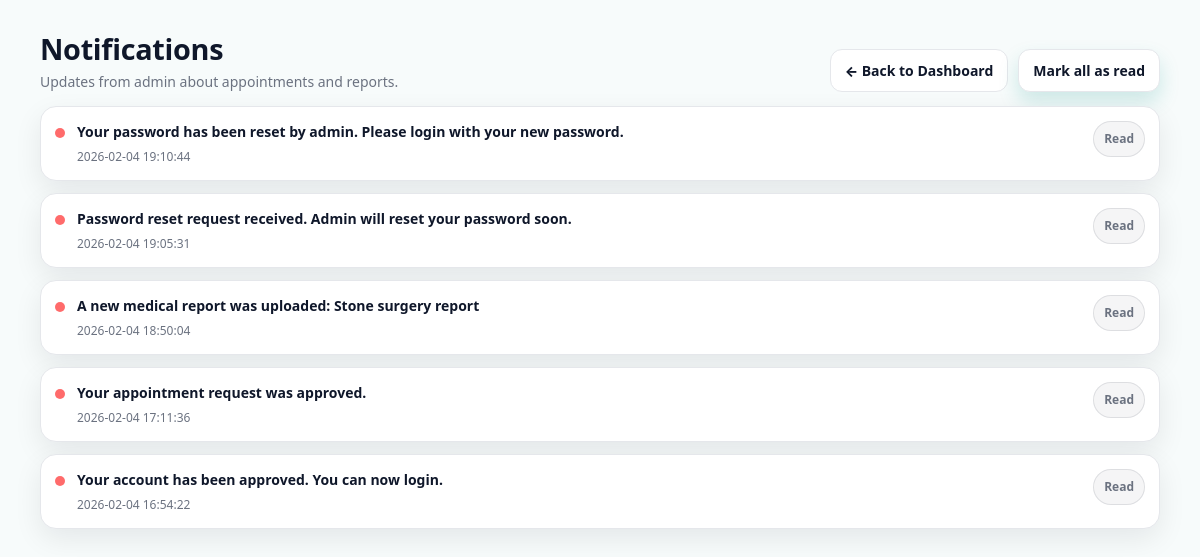
The app's page /patient/notifications.php (signed in) with its own data.
### tables this page shows
CREATE TABLE `notifications` (
  `id` int(11) NOT NULL,
  `user_id` int(11) NOT NULL,
  `message` varchar(255) NOT NULL,
  `is_read` tinyint(1) NOT NULL DEFAULT 0,
  `created_at` timestamp NOT NULL DEFAULT current_timestamp()
);

### patient/notifications.php (the view, shortened to what this page needs)
<?php
require_once __DIR__ . "/../config/db.php";
$uid = (int)$_SESSION["user_id"];
$stmt = $conn->prepare("
  SELECT id, message, is_read, created_at
  FROM notifications
  WHERE user_id=?
  ORDER BY created_at DESC
");
$stmt->bind_param("i", $uid);
$stmt->execute();
$notes = $stmt->get_result();
?>
<!doctype html>
<html lang="en">
<head>
  <link rel="stylesheet" href="../assests/app.css">
</head>
<body>
<main class="container noti-page">
  <header class="noti-topbar">
    <div>
      <h1 class="noti-title">Notifications</h1>
      <p class="noti-subtitle">Updates from admin about appointments and reports.</p>
    </div>
    <div class="noti-actions">
      <a class="btn btn-ghost" href="dashboard.php">← Back to Dashboard</a>
      <a class="btn btn-primary" href="?read_all=1">Mark all as read</a>
    </div>
  </header>
  <?php if ($notes->num_rows === 0): ?>
    <div class="noti-empty">
      <div class="noti-empty-ico" aria-hidden="true">📭</div>
      <div>
        <h3 style="margin:0 0 4px;">No notifications</h3>
        <p class="muted" style="margin:0;">You’ll see updates here when something changes.</p>
      </div>
    </div>
  <?php else: ?>
    <section class="noti-list" aria-label="Notifications list">
      <?php while($n = $notes->fetch_assoc()): ?>
        <?php $isUnread = ((int)$n["is_read"] === 0); ?>
        <article class="noti-card <?php echo $isUnread ? "is-unread" : ""; ?>">
          <div class="noti-row">
            <div class="noti-dot" aria-hidden="true"></div>
            <div class="noti-body">
              <div class="noti-msg">
                <?php echo htmlspecialchars($n["message"]); ?>
              </div>
              <div class="noti-time">
                <?php echo htmlspecialchars($n["created_at"]); ?>
              </div>
            </div>
            <?php if ($isUnread): ?>
              <a class="btn btn-ghost btn-sm" href="?read=<?php echo (int)$n["id"]; ?>">Mark as read</a>
            <?php else: ?>
              <span class="noti-read">Read</span>
            <?php endif; ?>
          </div>
        </article>
      <?php endwhile; ?>
    </section>
  <?php endif; ?>
</main>
</body>
</html>

### assests/app.css (style rules this page uses)
* { box-sizing: border-box; }
html, body { height: 100%; }
body { margin:0; font-family: ui-sans-serif, system-ui, -apple-system, "Segoe UI", Roboto, Arial, "Noto Sans", "Apple Color Emoji","Segoe UI Emoji"; background: #f7fbfb; color:#0f172a; line-height:1.5; }
a { text-decoration:none; color:inherit; }
:root { --teal:#0d9488; --teal-700:#0f766e; --teal-light:#ccfbf1; --coral:#ff6b6b; --coral-light:#ffe4e4; --white:#ffffff; --border:#e5e7eb; --text:#0f172a; --muted:#6b7280; --radius:16px; --shadow:0 10px 28px rgba(2,6,23,0.08); --container: 1120px; --s-1: 6px; --s-2: 10px; --s-3: 14px; --s-4: 18px; --s-5: 24px; --s-6: 34px; }
.container { max-width: var(--container); margin: 0 auto; padding: 0 18px; }
.btn { display:inline-flex; align-items:center; justify-content:center; gap: 8px; padding: 10px 16px; border-radius: 12px; font-size: 14px; font-weight: 800; transition: transform .15s ease, background .15s ease, border-color .15s ease; border: 1px solid transparent; white-space: nowrap; }
.btn-primary { background: var(--teal); color: white; box-shadow: 0 10px 20px rgba(13,148,136,.18); }
.btn-ghost { background: white; border: 1px solid var(--border); color: var(--teal-700); }
h1 { margin: 12px 0 8px; font-size: clamp(26px, 3.2vw, 42px); line-height: 1.12; letter-spacing: -0.02em; }
p { margin: 0; color: var(--muted); }
.container { padding-top: 20px; padding-bottom: 40px; }
a.btn { display:inline-flex; align-items:center; justify-content:center; gap: 8px; padding: 10px 14px; border-radius: 12px; border: 1px solid var(--border); background: white; font-weight: 800; font-size: 14px; color: var(--text); transition: transform .15s ease, background .15s ease, border-color .15s ease; }
.noti-page { padding: clamp(18px, 3.2vw, 32px) 0 50px; }
.noti-topbar { display:flex; justify-content:space-between; align-items:flex-end; flex-wrap:wrap; gap: 12px; margin-bottom: 14px; }
.noti-title { margin: 0 0 6px; font-size: clamp(20px, 2.4vw, 30px); line-height: 1.15; letter-spacing: -0.01em; }
.noti-subtitle { margin: 0; color: var(--muted); font-size: 14px; }
.noti-actions { display:flex; gap: 10px; flex-wrap:wrap; }
.noti-list { display:grid; gap: 12px; }
.noti-card { background: white; border: 1px solid var(--border); border-radius: var(--radius); box-shadow: var(--shadow); padding: 14px; }
.noti-row { display:flex; align-items:flex-start; gap: 12px; }
.noti-dot { width: 10px; height: 10px; border-radius: 999px; background: var(--coral); margin-top: 7px; flex: 0 0 auto; }
.noti-body { flex: 1 1 auto; min-width: 0; }
.noti-msg { font-weight: 800; font-size: 14px; color: var(--text); word-wrap: break-word; }
.noti-time { margin-top: 6px; color: var(--muted); font-size: 12px; }
.noti-read { color: var(--muted); font-weight: 900; font-size: 12px; padding: 8px 10px; border-radius: 999px; border: 1px solid rgba(15,23,42,.10); background: rgba(15,23,42,.04); white-space: nowrap; }

### records on screen
notifications: message "Your password has been reset by admin. Please login with your new password.", created_at "2026-02-04 19:10:44", is_read "Read"
notifications: message "Password reset request received. Admin will reset your password soon.", created_at "2026-02-04 19:05:31", is_read "Read"
notifications: message "A new medical report was uploaded: Stone surgery report", created_at "2026-02-04 18:50:04", is_read "Read"
notifications: message "Your appointment request was approved.", created_at "2026-02-04 17:11:36", is_read "Read"
notifications: message "Your account has been approved. You can now login.", created_at "2026-02-04 16:54:22", is_read "Read"
